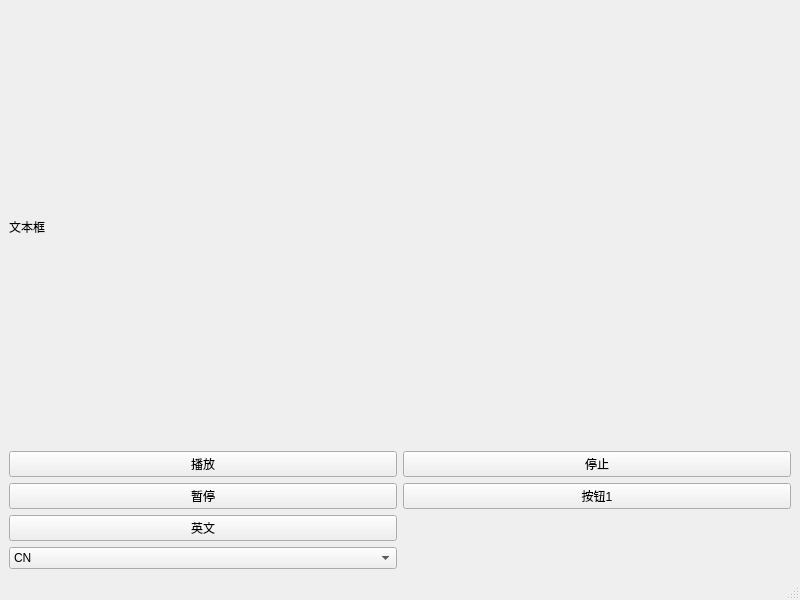
<?xml version="1.0" encoding="UTF-8"?>
<ui version="4.0">
 <class>MainWindow</class>
 <widget class="QMainWindow" name="MainWindow">
  <property name="geometry">
   <rect>
    <x>0</x>
    <y>0</y>
    <width>800</width>
    <height>600</height>
   </rect>
  </property>
  <property name="windowTitle">
   <string>MainWindow</string>
  </property>
  <widget class="QWidget" name="centralwidget">
   <layout class="QGridLayout" name="gridLayout_2">
    <item row="4" column="2">
     <layout class="QGridLayout" name="gridLayout">
      <item row="4" column="0">
       <widget class="QPushButton" name="pushButton_4">
        <property name="text">
         <string>英文</string>
        </property>
       </widget>
      </item>
      <item row="3" column="1">
       <widget class="QPushButton" name="pushButton_5">
        <property name="text">
         <string>按钮1</string>
        </property>
       </widget>
      </item>
      <item row="3" column="0">
       <widget class="QPushButton" name="pushButton_3">
        <property name="text">
         <string>暂停</string>
        </property>
       </widget>
      </item>
      <item row="1" column="0">
       <widget class="QPushButton" name="pushButton">
        <property name="text">
         <string>播放</string>
        </property>
       </widget>
      </item>
      <item row="1" column="1">
       <widget class="QPushButton" name="pushButton_2">
        <property name="text">
         <string>停止</string>
        </property>
       </widget>
      </item>
      <item row="5" column="0">
       <widget class="QComboBox" name="comboBox">
        <item>
         <property name="text">
          <string>CN</string>
         </property>
        </item>
        <item>
         <property name="text">
          <string>EN</string>
         </property>
        </item>
        <item>
         <property name="text">
          <string>VN</string>
         </property>
        </item>
       </widget>
      </item>
     </layout>
    </item>
    <item row="0" column="2">
     <widget class="QLabel" name="label">
      <property name="text">
       <string>文本框</string>
      </property>
     </widget>
    </item>
   </layout>
  </widget>
  <widget class="QMenuBar" name="menubar">
   <property name="geometry">
    <rect>
     <x>0</x>
     <y>0</y>
     <width>800</width>
     <height>25</height>
    </rect>
   </property>
  </widget>
  <widget class="QStatusBar" name="statusbar"/>
 </widget>
 <resources/>
 <connections/>
</ui>
